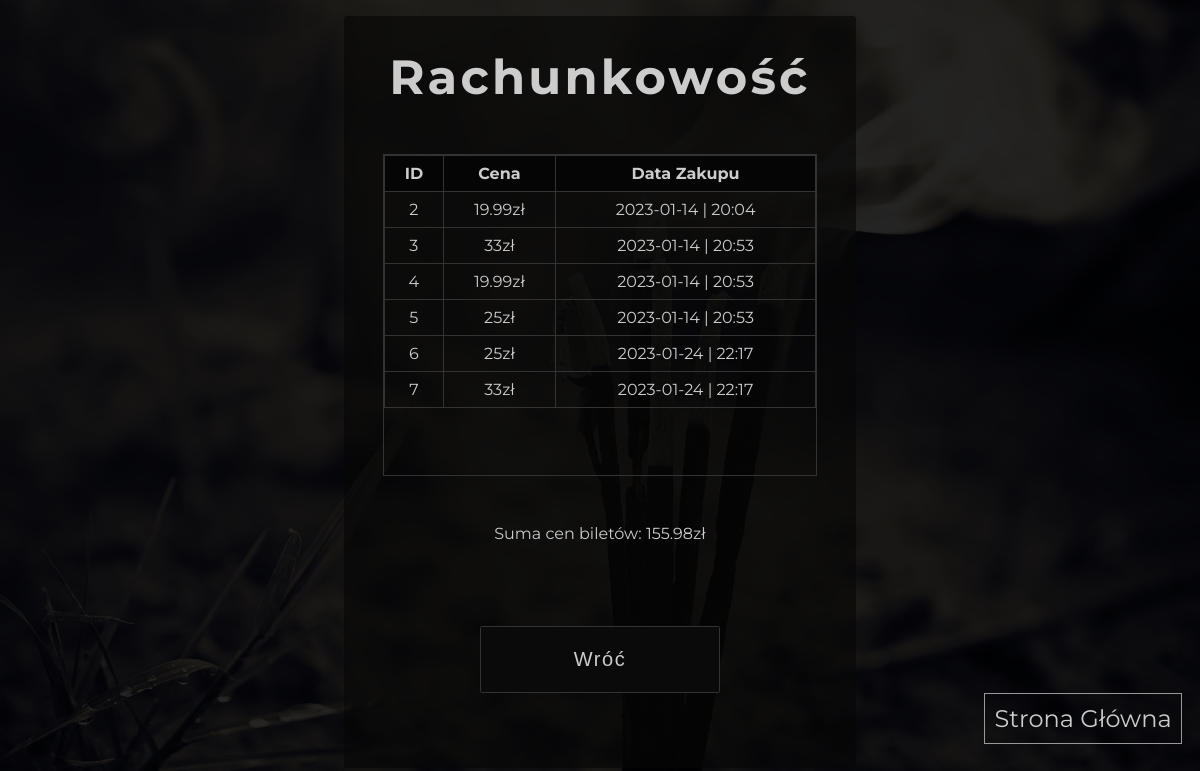
The app's page /accountant_accountancy/ (signed in) with its own data.
### App/models.py (models this page shows, shortened)
class Ticket(models.Model):
    ZONE_CHOICES = (
        ("Pływalnia", "Pływalnia"),
        ("SPA", "SPA"),
        ("Siłownia", "Siłownia")
    )
    PRICE_CHOICES = (
        ('19.99', '19.99zł'),
        ('25', '25zł'),
        ('33', '33zł')
    )
    worker = models.ForeignKey(Worker, on_delete=models.SET_NULL, null=True)
    client = models.ForeignKey(Client, on_delete=models.SET_NULL, null=True, blank=True)
    price = models.CharField(max_length=6, choices=PRICE_CHOICES)
    zone = models.CharField(max_length=45, choices=ZONE_CHOICES)
    dateOfPurchase = models.DateTimeField(default=datetime.datetime.now(), editable=True)
    dateOfEnd = models.DateTimeField(null=True, blank=True, editable=False)

### App/decorators.py (the view)
        def wrapper_func(request, *args, **kwargs):
            group = None
            if request.user.groups.exists():
                group = request.user.groups.all()[0].name
            if group in allowed_roles:
                return view_func(request, *args, **kwargs)
            else:
                return redirect('home')

### App/views.py (called while the page is built)
@login_required(login_url='login')
@allowed_users(allowed_roles=['accountant', 'admin'])
def accountant_accountancy(request):
    tickets = Ticket.objects.all()
    tickets_sum = round(sum([float(price.split("zł")[0])
                        for price in [ticket.price for ticket in tickets]]), 2)
    context = {'tickets': tickets, 'tickets_sum': tickets_sum}
    return render(request, 'App/subpages/accountant/accountant_accountancy.html', context)

### App/templates/App/subpages/accountant/accountant_accountancy.html (shortened to what this page needs)
{% load static %}
<!DOCTYPE html>
<html lang="pl">
<head>
    <link rel="stylesheet" href="https://cdnjs.cloudflare.com/ajax/libs/font-awesome/6.2.1/css/all.min.css" />
    <link rel="stylesheet" href="{% static '/css/accountant_accountancy.css' %}">
</head>
<body>
    <main>
        <form action="">
            <h1>Rachunkowość</h1>
            <div class="list">
                <table>
                    <tr>
                        <th>ID</th> <th>Cena</th> <th>Data Zakupu</th>
                    </tr>
                    {% for ticket in tickets %}
                    <tr>
                        <td>{{ ticket.id }}</td> <td>{{ ticket.price }}zł</td> <td>{{ ticket.dateOfPurchase|date:'Y-m-d | H:i' }}</td>
                    </tr>
                    {% endfor %}
                </table>
            </div>
            <p>Suma cen biletów: {{ tickets_sum }}zł</p>
            <div class="buttons">
                <a href="{% url 'accountant_panel' %}">
                    <input type="button" value="Wróć">
                </a>
            </div>
        </form>
        <nav class="mini-nav">
            <a href="{% url 'home' %}">Strona Główna</a>
        </nav>
    </main>
</body>
</html>

### static/css/accountant_accountancy.css (style rules this page uses)
body { background-position: center; background-repeat: no-repeat; background-size: cover!important; background: linear-gradient(rgba(0, 0, 0, 0.86), rgba(0, 0, 0, 0.86)),url("../img/ticket_buy-01.jpg"); margin: 0; padding: 0; border: 0; font-family: 'Montserrat', sans-serif; }
main { width: 100%; display: flex; justify-content: center; color: #ccc; }
form { width: 40%; display: flex; flex-direction: column; background-color: rgba(7, 7, 7, 0.65); min-height: 90vh; margin-top: 1rem; border-radius: 0.2rem; padding: 1rem; align-items: center; text-align: center; gap: 2rem; position: relative; }
form > h1 { font-size: 3rem; letter-spacing: 0.2rem; margin: 0; margin-top: 1rem; }
.list { width: 90%; margin-top: 1rem; height: 20rem; overflow-x:auto; overflow-y:auto; border: 0.1rem solid #333; }
table { border-collapse: collapse; border: 1px solid black; width: 100%; margin-left: auto; margin-right: auto; }
th { background-color: #050505; font-weight: bold; padding: 8px; border: 1px solid #333; }
td { border: 1px solid #333; padding: 8px; }
.buttons { display: flex; flex-wrap: wrap; justify-content: center; gap: 1rem; }
.buttons > a > input { width: 15rem; height: 4.2rem; font-size: 1.25rem; background-color: rgb(10, 10, 10); border-radius: 0.1rem; border: solid 0.1rem #333; color: #ccc; letter-spacing: 0.1rem; position: absolute; bottom: 10%; left: 50%; transform: translateX(-50%) }
.mini-nav { position: fixed; top: 88%; left: 82%; }
.mini-nav > a { font-size: 1.5rem; text-decoration: none; border: 0.1rem solid #999; padding: 0.6rem; color: #ccc; }

### records on screen
Ticket: id "2", price "19.99", dateOfPurchase|H "2023-01-14 | 20:04"
Ticket: id "3", price "33", dateOfPurchase|H "2023-01-14 | 20:53"
Ticket: id "4", price "19.99", dateOfPurchase|H "2023-01-14 | 20:53"
Ticket: id "5", price "25", dateOfPurchase|H "2023-01-14 | 20:53"
Ticket: id "6", price "25", dateOfPurchase|H "2023-01-24 | 22:17"
Ticket: id "7", price "33", dateOfPurchase|H "2023-01-24 | 22:17"

### other values on screen
{{ tickets_sum }} "155.98"
